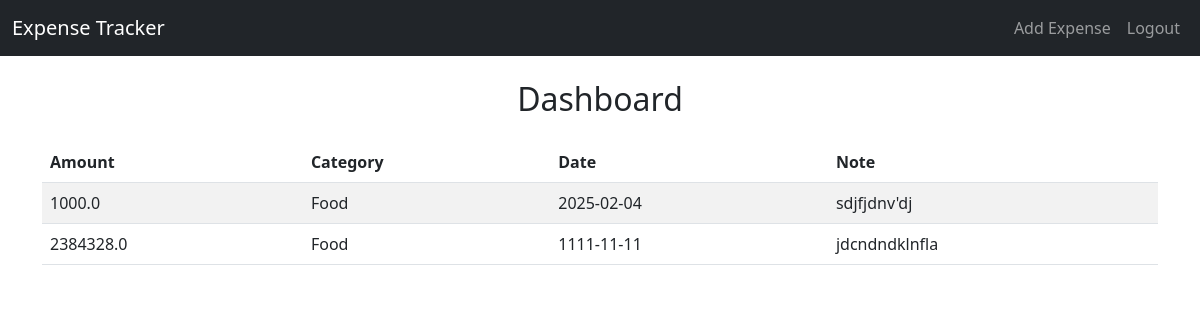
Screenshot of / (signed in) with the database file from the repository.
### models.py (models this page shows)
class Expense(db.Model):
    id = db.Column(db.Integer, primary_key=True)
    amount = db.Column(db.Float, nullable=False)
    category = db.Column(db.String(100), nullable=False)
    date = db.Column(db.Date, nullable=False)
    note = db.Column(db.Text)
    user_id = db.Column(db.Integer, db.ForeignKey('user.id'))

### routes.py (the view)
@app.route('/')
@login_required
def dashboard():
    expenses = Expense.query.filter_by(user_id=current_user.id).all()
    category_totals = {}
    for exp in expenses:
        category_totals[exp.category] = category_totals.get(exp.category, 0) + exp.amount
    categories = list(category_totals.keys())
    amounts = list(category_totals.values())
    return render_template('dashboard.html', expenses=expenses, categories=categories, amounts=amounts)

### app.py (called while the page is built)
@login_manager.user_loader
def load_user(user_id):
    return User.query.get(int(user_id))

### templates/dashboard.html
{% extends 'base.html' %}
{% block content %}
<h2 class="text-center mb-4">Dashboard</h2>
<table class="table table-striped">
    <thead>
        <tr>
            <th>Amount</th>
            <th>Category</th>
            <th>Date</th>
            <th>Note</th>
        </tr>
    </thead>
    <tbody>
        {% for expense in expenses %}
        <tr>
            <td>{{ expense.amount }}</td>
            <td>{{ expense.category }}</td>
            <td>{{ expense.date.strftime('%Y-%m-%d') }}</td>
            <td>{{ expense.note }}</td>
        </tr>
        {% endfor %}
    </tbody>
</table>
{% endblock %}

### rows the page displays
Expense: amount "1000.0", category "Food", date "2025-02-04", note "sdjfjdnv'dj"
Expense: amount "2384328.0", category "Food", date "1111-11-11", note "jdcndndklnfla"
